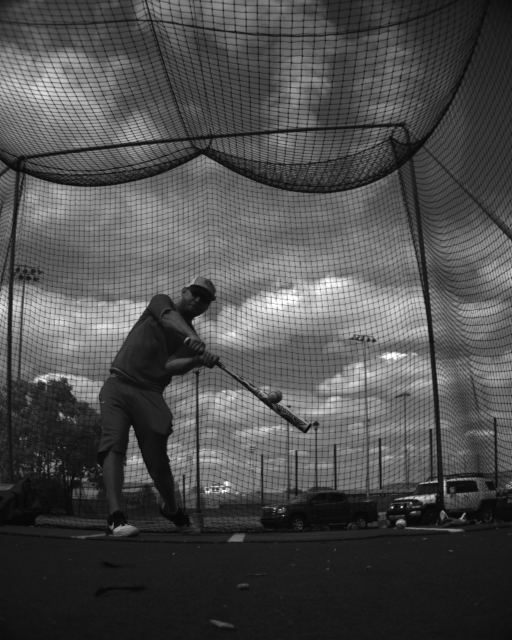
#> input picture data/IMG1.bmp, 1024 x 1280 px (shown at 1/2 size); its folder holds only this picture in this run
$ python __init__.py   (older library calls are emulated)
#> lines starting #> are read from the running program, lines starting #| are printed output that depends on the picture
### common.py
import numpy as np


class color:
   PURPLE = '\033[95m'
   CYAN = '\033[96m'
   DARKCYAN = '\033[36m'
   BLUE = '\033[94m'
   GREEN = '\033[92m'
   YELLOW = '\033[93m'
   RED = '\033[91m'
   BOLD = '\033[1m'
   UNDERLINE = '\033[4m'
   END = '\033[0m'


np.warnings.filterwarnings('ignore')

def interpolation():
   pnt_i = [3, 5, 6, 7, 8, 9, 10, 12, 13, 14, 15]
   pnt_x = [547, 481, 450, 416, 379, 340, 296, 204, 149, 92, 31]
   pnt_y = [294, 280, 274, 267, 259, 250, 233, 221, 210, 197, 183]
   pnt_r = [13, 16, 17, 17, 17, 19, 15, 21, 22, 22, 24]
   pnt_in = []
   pnt_xn = []
   pnt_yn = []
   pnt_rn = []
   for i in range(1,16):
      if i in pnt_i:
         pnt_in.append(pnt_i[pnt_i.index(i)])
         pnt_xn.append(pnt_x[pnt_i.index(i)])
         pnt_yn.append(pnt_y[pnt_i.index(i)])
         pnt_rn.append(pnt_r[pnt_i.index(i)])
      else:
         pnt_in.append(np.nan)
         pnt_xn.append(np.nan)
         pnt_yn.append(np.nan)
         pnt_rn.append(np.nan)
   print("pnt_in", pnt_in)
   print("pnt_xn", pnt_xn)
   print("pnt_yn", pnt_yn)
   print("pnt_rn", pnt_rn)
   return(pnt_in,pnt_xn, pnt_yn, pnt_rn)
(pnt_in,pnt_xn, pnt_yn, pnt_rn) = interpolation()
pnt_in = np.asarray(pnt_in)
pnt_xn = np.asarray(pnt_xn)
pnt_yn = np.asarray(pnt_yn)
pnt_rn = np.asarray(pnt_rn)

def linearly_interpolate_nans(y):
   # Fit a linear regression to the non-nan y values

   # Create X matrix for linreg with an intercept and an index
   X = np.vstack((np.ones(len(y)), np.arange(len(y))))

   # Get the non-NaN values of X and y
   X_fit = X[:, ~np.isnan(y)]
   y_fit = y[~np.isnan(y)].reshape(-1, 1)

   # Estimate the coefficients of the linear regression
   beta = np.linalg.lstsq(X_fit.T, y_fit)[0]

   # Fill in all the nan values using the predicted coefficients
   y.flat[np.isnan(y)] = np.dot(X[:, np.isnan(y)].T, beta)
   return y


#pnt_i = list(map(int, linearly_interpolate_nans(pnt_in)))
pnt_in = [round(i, 1) for i in linearly_interpolate_nans(pnt_in) ]
pnt_in = list(map(int, pnt_in))
print (pnt_in)
pnt_x = list(map(int, linearly_interpolate_nans(pnt_xn)))
pnt_y = list(map(int, linearly_interpolate_nans(pnt_yn)))
print (pnt_x)
print (pnt_y)
pnt_r = [round(i, 2) for i in linearly_interpolate_nans(pnt_rn) ]
print (pnt_r)

### ImProc.py

import os
from common import color
import cv2
import numpy as np
import copy
import matplotlib.pyplot as plt
from scipy import interp
from math import pi, tan, cos, sin, degrees

import re
class ImProcess(object):
    def __init__(self, folder):
        self.dirName = folder
        self.ext = '.bmp'
        self.fig = plt.figure()
        self.pnt_i = []
        self.pnt_x = []
        self.pnt_y = []
        self.pnt_r = []
        self.ifFolderExist()
        self.trackBarInitialisation()
        self.BGSubtractor()
        self.ball_positions()
        (pnt_in, pnt_xn, pnt_yn, pnt_rn) = self.interpolation()
        pnt_in = [round(i, 1) for i in linearly_interpolate_nans(pnt_in)]
        self.pnt_i = list(map(int, pnt_in))
        self.pnt_x = list(map(int, linearly_interpolate_nans(pnt_xn)))
        self.pnt_y = list(map(int, linearly_interpolate_nans(pnt_yn)))
        self.pnt_r = [round(i, 2) for i in linearly_interpolate_nans(pnt_rn)]
        self.loadAllPoints('reference.txt')
        # size of pixel in mm
        self.pixel_size = 0.0048
        # focuse length in mm
        self.focuse = 8
        # distance to the first ball in mm
        self.distance = 4*1000
        self.C = []
        self.dP = 37.3
        print("Reference")
        print("i", self.i)
        print(self.xy[:,0], self.xy[:,1])
        print(self.r)
        print("Measured")
        print("i", self.pnt_i)
        print(self.pnt_x, self.pnt_y)
        print(self.pnt_r)
        (U0, V0, Px0, Py0, Pz0, Distance0,  _) = self.firstBall(self.i, self.xy[:,0], self.xy[:,1], self.r)
        (U1, V1, Px1, Py1, Pz1, Distance0_, _) = self.firstBall(self.pnt_i, self.pnt_x, self.pnt_y, self.pnt_r)
        self.error_show(U0,V0, U1,V1, Px0, Py0, Pz0, Px1, Py1, Pz1, Distance0,Distance0_)


    def ball_positions(self):
        def ResizeImage(image, x, y, xsize, ysize):
#> called with x = 0, y = 512, xsize = 640, ysize = 320
            original = image.copy()
#> original is the input picture: shape (1280, 1024); min 4, max 255, mean 76.4
            resized = original[y:y + ysize, x:x + xsize]
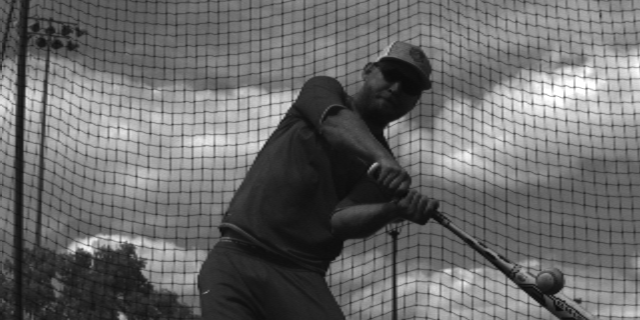
#> resized: shape (320, 640); min 11, max 255, mean 105
            return (original, resized)
        Calc_enable = False
        K =0
        while K < 4:
            print (color.GREEN+"---------------"+color.END)
            f_num = 0
            self.pnt_i = []
            self.pnt_x = []
            self.pnt_y = []
            self.pnt_r = []

            for f in self.file_name:
                f_num = f_num +1
                (im_grey, im_grey_resized) = ResizeImage(image=cv2.imread(f, cv2.COLOR_BGR2GRAY), x=0, y=512, xsize=640, ysize=320)
                self.height = im_grey.shape[0]
#> self.height = 1280
                self.width = im_grey.shape[1]
#> self.width = 1024
                self.offset = [round(self.width / 2) - 1, round(self.height / 2) - 1]
#> self.offset = [511, 639]
                im_contrasted = self.image_adjust(im_grey_resized)
#> in image_adjust, `output = cv2.GaussianBlur(cv2.LUT(im_grey, table), (N, N), 0)`:
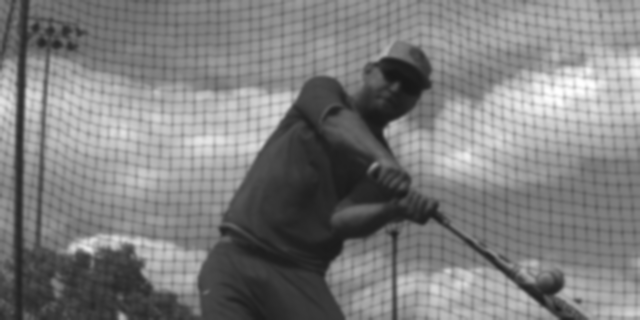
#> output: shape (320, 640); min 23, max 255, mean 125.2
                MOG2 = self.BG.apply(im_contrasted)
#> MOG2: shape (320, 640); every value is 255
                (opening) = self.morphology(MOG2)
                mask  =self.Contours(image = im_contrasted, mog = opening, f = f)
                print (color.RED + f + color.END)
                if Calc_enable == True:
                    cv2.imshow(self.title_window, mask)
                    cv2.waitKey(100)
                    key = cv2.waitKey(1)
                    if key == 27:
                        break
            K = K +1
            if K  ==  3:
                K = 3
                Calc_enable = True
            else:
                False
        print (color.RED + "ball' positions calculated" + color.END)

    def Contours (self, image, mog, f):
#> called with f = './data/IMG1.bmp'
        f_num = int(f[10:-4])
        _, contours, _ = cv2.findContours(mog, cv2.RETR_LIST, cv2.CHAIN_APPROX_SIMPLE)
#> contours = [[[0, 0], [0, 319], [639, 319], [639, 0]]]
        sorted_contours = sorted(contours, key=cv2.contourArea, reverse=False)
#> sorted_contours = [[[0, 0], [0, 319], [639, 319], [639, 0]]]
        image = self.to_rgb(image)
        for c in sorted_contours:
            hull = cv2.convexHull(c)
            area = cv2.contourArea(hull)
            if area > 300:
                cv2.drawContours(image, [hull], -1, (255, 255, 0), 2)
                (xc, yc), radius = cv2.minEnclosingCircle(hull)
                x, y, w, h = cv2.boundingRect(hull)
                rect_area = w * h
                extent = float(area) / rect_area
                if radius > 10 and radius < 25:
                    if extent > 0.65:
                        center = (int(xc), int(yc))
                        radius = int(radius)
                        self.pnt_i.append(f_num)
                        self.pnt_x.append(int(xc))
                        self.pnt_y.append(int(yc)+self.offset[1])
                        self.pnt_r.append(int(radius*2))
                        cv2.circle(image, center, radius, (0,255,0), 2)
                        cv2.rectangle(image, (x, y), (x + w, y + h), (0, 255, 0), 2)
#> this loop made 1 pass
#> (c, hull, area, xc, yc, radius, x, y) on pass 1: ([[0, 0], [0, 319], [639, 319], [639, 0]], [[639, 0], [639, 319], [0, 319], [0, 0]], 203841, 319.5, 159.5, 357.1, 0, 0)
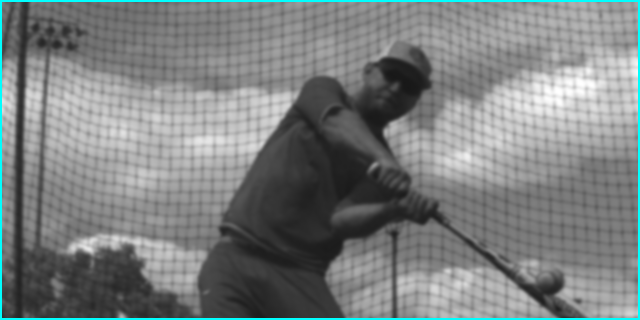
#> image: shape (320, 640, 3); mean of channels 0, 1, 2 127.7, 127.7, 122.9; drawn as B, G, R
#> after the loop, self.pnt_i = []; self.pnt_r = []; self.pnt_x = []; self.pnt_y = []
        return image
    def to_rgb(self, im):
        w, h = im.shape
        ret = np.empty((w, h, 3), dtype=np.uint8)
        ret[:, :, 0], ret[:, :, 1], ret[:, :, 2] = im, im, im
        return ret
    def image_adjust(self, im_grey):
        def check_value(N):
            count = N % 2
            if count == 0:N = N+1
            else: N = N
            return N
        g = np.arange(0.1, 2, 0.1)
        self.param['gamma'] = cv2.getTrackbarPos(list(self.param.keys())[0], self.title_window)
        #print(color.GREEN + 'gamma: ' + str(g[self.param['gamma']]) + color.END)
        invGamma = 1.0 / g[self.param['gamma']]
        table = np.array([((i / 255.0) ** invGamma) * 255 for i in np.arange(0, 256)]).astype("uint8")
        self.param['gauss'] = cv2.getTrackbarPos(list(self.param.keys())[1], self.title_window)
        N = check_value(self.param['gauss'])
        output = cv2.GaussianBlur(cv2.LUT(im_grey, table), (N, N), 0)
        return output

    def BGSubtractor(self):
        self.BG = cv2.createBackgroundSubtractorMOG2()
        self.BG.setHistory(15)
        self.param['bg'] = cv2.getTrackbarPos(list(self.param.keys())[2], self.title_window)
        self.BG.setVarThreshold (100)
        self.BG.setDetectShadows (False)

    def morphology(self, mask):
        #closing = cv2.morphologyEx(mask, cv2.MORPH_CLOSE, np.ones((5, 5), np.uint8))
        closing = cv2.morphologyEx(mask, cv2.MORPH_CLOSE, np.ones((7, 7), np.uint8))
        opening = cv2.morphologyEx(closing, cv2.MORPH_CLOSE, np.ones((7,7), np.uint8))
        #tophat = cv2.morphologyEx(closing, cv2.MORPH_GRADIENT, np.ones((5,5), np.uint8))
        output = opening
        #dilate = cv2.dilate(tophat, np.ones((3, 3), np.uint8), iterations=2)

        return output

    def trackBarInitialisation(self):
        def donothing(x):
            pass
        self.title_window = "Ball"
        self.param = {'gamma': 12,
                      'gauss': 7,
                      'bgsbs': 100,
                      'min_v': 30,
                      'max_v': 70,
                      'min_r': 13,
                      'max_r': 20}
        cv2.namedWindow(self.title_window, cv2.WINDOW_AUTOSIZE)
        cv2.createTrackbar(list(self.param.keys())[0], self.title_window, self.param['gamma'], 19, donothing)
        cv2.createTrackbar(list(self.param.keys())[1], self.title_window, self.param['gauss'], 9, donothing)
       # cv2.createTrackbar(list(self.param.keys())[2], self.title_window, self.param['bgsbs'], 100, donothing)

    def ifFolderExist(self):
        def loadAllImages(dirName):
            def loadImages(path):
                return [os.path.join(path, f) for f in os.listdir(path) if f.endswith(self.ext)]
            imageNames = (loadImages(path="./" + dirName))
            print(color.GREEN + color.BOLD + "Found " +str(len(imageNames)) +" *"+self.ext +" images" + color.END)
            return sorted(imageNames, reverse=False, key=lambda s: int(s[10:-4]))
        print ("----------------")
        folder = self.dirName
        if os.path.exists(folder) and os.path.isdir(folder):
            if not os.listdir(self.dirName):
                print(color.RED + color.BOLD + "Directory " +self.dirName +" is empty " + color.RED)
            else:
                print(color.GREEN + color.BOLD + "Directory " +self.dirName +" is not empty " + color.END)
                self.file_name = loadAllImages(self.dirName)
        else:
            print(color.RED + color.BOLD + "Given Directory " +self.dirName +" does not exists" + color.END)

############################################


    def interpolation(self):
        pnt_in = []
        pnt_xn = []
        pnt_yn = []
        pnt_rn = []
        for i in range(1,16):
            if i in self.pnt_i:
                pnt_in.append(self.pnt_i[self.pnt_i.index(i)])
                pnt_xn.append(self.pnt_x[self.pnt_i.index(i)])
                pnt_yn.append(self.pnt_y[self.pnt_i.index(i)])
                pnt_rn.append(self.pnt_r[self.pnt_i.index(i)])
            else:
                pnt_in.append(np.nan)
                pnt_xn.append(np.nan)
                pnt_yn.append(np.nan)
                pnt_rn.append(np.nan)
#> after the loop, pnt_in = [nan, nan, nan, nan, nan, nan, nan, nan, nan, nan, nan, nan, nan, nan, nan]; pnt_rn has the same summary as pnt_in; pnt_xn has the same summary as pnt_in; pnt_yn has the same summary as pnt_in
#> in __init__, `(pnt_in, pnt_xn, pnt_yn, pnt_rn) = self.interpolation()`: pnt_xn has the same summary as pnt_in in interpolation; pnt_yn has the same summary as pnt_in in interpolation; pnt_rn has the same summary as pnt_in in interpolation

        return(np.asarray(pnt_in),np.asarray(pnt_xn), np.asarray(pnt_yn), np.asarray(pnt_rn))


    def loadAllPoints(self, filename):
        self.i = np.loadtxt(filename, dtype=np.int, usecols=[0])
        self.xy = np.loadtxt(filename, dtype=np.int, usecols=[1,2])
        self.r = np.loadtxt(filename, dtype=np.float64, usecols=[3])

    # [130 lines left out: functions firstBall, error_show, not called in this run]

# borrowed in a web
def linearly_interpolate_nans(y):
   # Fit a linear regression to the non-nan y values

   # Create X matrix for linreg with an intercept and an index
   X = np.vstack((np.ones(len(y)), np.arange(len(y))))

   # Get the non-NaN values of X and y
   X_fit = X[:, ~np.isnan(y)]
#> X_fit = empty array
   y_fit = y[~np.isnan(y)].reshape(-1, 1)
#> y_fit = empty array

   # Estimate the coefficients of the linear regression
   beta = np.linalg.lstsq(X_fit.T, y_fit)[0]
#> beta = [0, 0]

   # Fill in all the nan values using the predicted coefficients
   y.flat[np.isnan(y)] = np.dot(X[:, np.isnan(y)].T, beta)
   return y

# [8 lines left out: function mkDir, not called in this run]

### __init__.py

__version__ = '0.1'
__author__ = 'Igofed'

import argparse
import ImProc

import os

def argParse():

    folder = "data"
    parser = argparse.ArgumentParser(description="Ball detection")
    #output = ImProc.mkDir(dirName="temp")
    parser.add_argument("-folder", "--folder",
                        required=False,
                        type=str,
                        default= folder,
                        help = 'Folder with a set of images')
    args = parser.parse_args()
    return args

if __name__ == '__main__':
    args = argParse()

    __mt = ImProc.ImProcess(folder = args.folder)
#> in __init__, `pnt_in = [round(i, 1) for i in linearly_interpolate_nans(pnt_in)]`: pnt_in = [0, 0, 0, 0, 0, 0, 0, 0, 0, 0, 0, 0, 0, 0, 0]
#> (the run stopped early here; a loop or call above may not have finished)
